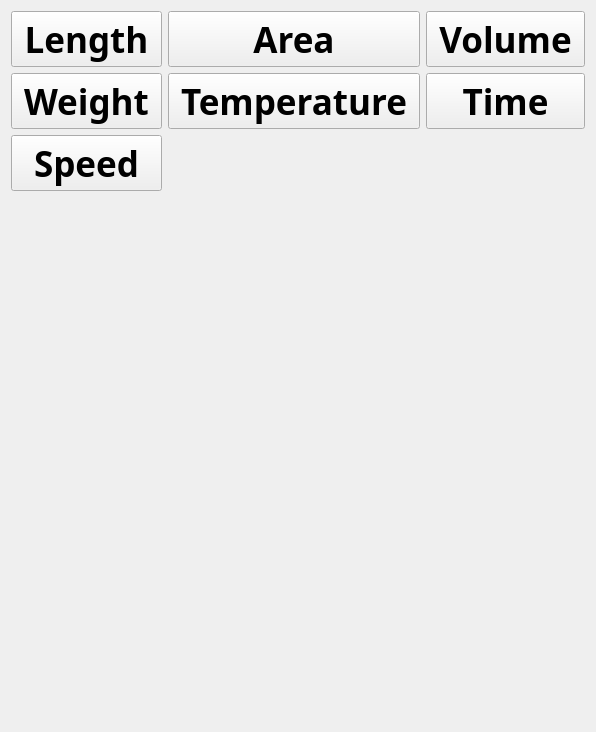
      <widget class="QWidget" name="basicPage">
       <layout class="QGridLayout" name="gridLayout">
        <item row="1" column="2">
         <widget class="QToolButton" name="timeToolButton">
          <property name="enabled">
           <bool>true</bool>
          </property>
          <property name="sizePolicy">
           <sizepolicy hsizetype="Preferred" vsizetype="Preferred">
            <horstretch>0</horstretch>
            <verstretch>0</verstretch>
           </sizepolicy>
          </property>
          <property name="font">
           <font>
            <family>Aleo</family>
            <pointsize>26</pointsize>
            <bold>true</bold>
           </font>
          </property>
          <property name="text">
           <string>Time</string>
          </property>
          <property name="iconSize">
           <size>
            <width>156</width>
            <height>156</height>
           </size>
          </property>
          <property name="popupMode">
           <enum>QToolButton::DelayedPopup</enum>
          </property>
          <property name="toolButtonStyle">
           <enum>Qt::ToolButtonTextUnderIcon</enum>
          </property>
          <property name="autoRaise">
           <bool>false</bool>
          </property>
          <property name="arrowType">
           <enum>Qt::NoArrow</enum>
          </property>
         </widget>
        </item>
        <item row="0" column="1">
         <widget class="QToolButton" name="areaToolButton">
          <property name="enabled">
           <bool>true</bool>
          </property>
          <property name="sizePolicy">
           <sizepolicy hsizetype="Preferred" vsizetype="Preferred">
            <horstretch>0</horstretch>
            <verstretch>0</verstretch>
           </sizepolicy>
          </property>
          <property name="font">
           <font>
            <family>Aleo</family>
            <pointsize>26</pointsize>
            <bold>true</bold>
           </font>
          </property>
          <property name="focusPolicy">
           <enum>Qt::StrongFocus</enum>
          </property>
          <property name="text">
           <string>Area</string>
          </property>
          <property name="iconSize">
           <size>
            <width>156</width>
            <height>156</height>
           </size>
          </property>
          <property name="popupMode">
           <enum>QToolButton::DelayedPopup</enum>
          </property>
          <property name="toolButtonStyle">
           <enum>Qt::ToolButtonTextUnderIcon</enum>
          </property>
          <property name="autoRaise">
           <bool>false</bool>
          </property>
          <property name="arrowType">
           <enum>Qt::NoArrow</enum>
          </property>
         </widget>
        </item>
        <item row="2" column="0">
         <widget class="QToolButton" name="speedToolButton">
          <property name="enabled">
           <bool>true</bool>
          </property>
          <property name="sizePolicy">
           <sizepolicy hsizetype="Preferred" vsizetype="Preferred">
            <horstretch>0</horstretch>
            <verstretch>0</verstretch>
           </sizepolicy>
          </property>
          <property name="font">
           <font>
            <family>Aleo</family>
            <pointsize>26</pointsize>
            <bold>true</bold>
           </font>
          </property>
          <property name="text">
           <string>Speed</string>
          </property>
          <property name="iconSize">
           <size>
            <width>156</width>
            <height>156</height>
           </size>
          </property>
          <property name="popupMode">
           <enum>QToolButton::DelayedPopup</enum>
          </property>
          <property name="toolButtonStyle">
           <enum>Qt::ToolButtonTextUnderIcon</enum>
          </property>
          <property name="autoRaise">
           <bool>false</bool>
          </property>
          <property name="arrowType">
           <enum>Qt::NoArrow</enum>
          </property>
         </widget>
        </item>
        <item row="1" column="0">
         <widget class="QToolButton" name="weightToolButton">
          <property name="enabled">
           <bool>true</bool>
          </property>
          <property name="sizePolicy">
           <sizepolicy hsizetype="Preferred" vsizetype="Preferred">
            <horstretch>0</horstretch>
            <verstretch>0</verstretch>
           </sizepolicy>
          </property>
          <property name="font">
           <font>
            <family>Aleo</family>
            <pointsize>26</pointsize>
            <bold>true</bold>
           </font>
          </property>
          <property name="text">
           <string>Weight</string>
          </property>
          <property name="iconSize">
           <size>
            <width>156</width>
            <height>156</height>
           </size>
          </property>
          <property name="popupMode">
           <enum>QToolButton::DelayedPopup</enum>
          </property>
          <property name="toolButtonStyle">
           <enum>Qt::ToolButtonTextUnderIcon</enum>
          </property>
          <property name="autoRaise">
           <bool>false</bool>
          </property>
          <property name="arrowType">
           <enum>Qt::NoArrow</enum>
          </property>
         </widget>
        </item>
        <item row="1" column="1">
         <widget class="QToolButton" name="temperatureToolButton">
          <property name="enabled">
           <bool>true</bool>
          </property>
          <property name="sizePolicy">
           <sizepolicy hsizetype="Preferred" vsizetype="Preferred">
            <horstretch>0</horstretch>
            <verstretch>0</verstretch>
           </sizepolicy>
          </property>
          <property name="font">
           <font>
            <family>Aleo</family>
            <pointsize>26</pointsize>
            <bold>true</bold>
           </font>
          </property>
          <property name="text">
           <string>Temperature</string>
          </property>
          <property name="iconSize">
           <size>
            <width>156</width>
            <height>156</height>
           </size>
          </property>
          <property name="popupMode">
           <enum>QToolButton::DelayedPopup</enum>
          </property>
          <property name="toolButtonStyle">
           <enum>Qt::ToolButtonTextUnderIcon</enum>
          </property>
          <property name="autoRaise">
           <bool>false</bool>
          </property>
          <property name="arrowType">
           <enum>Qt::NoArrow</enum>
          </property>
         </widget>
        </item>
        <item row="0" column="2">
         <widget class="QToolButton" name="volumeToolButton">
          <property name="enabled">
           <bool>true</bool>
          </property>
          <property name="sizePolicy">
           <sizepolicy hsizetype="Preferred" vsizetype="Preferred">
            <horstretch>0</horstretch>
            <verstretch>0</verstretch>
           </sizepolicy>
          </property>
          <property name="font">
           <font>
            <family>Aleo</family>
            <pointsize>26</pointsize>
            <bold>true</bold>
           </font>
          </property>
          <property name="text">
           <string>Volume</string>
          </property>
          <property name="iconSize">
           <size>
            <width>156</width>
            <height>156</height>
           </size>
          </property>
          <property name="popupMode">
           <enum>QToolButton::DelayedPopup</enum>
          </property>
          <property name="toolButtonStyle">
           <enum>Qt::ToolButtonTextUnderIcon</enum>
          </property>
          <property name="autoRaise">
           <bool>false</bool>
          </property>
          <property name="arrowType">
           <enum>Qt::NoArrow</enum>
          </property>
         </widget>
        </item>
        <item row="0" column="0">
         <widget class="QToolButton" name="lengthToolButton">
          <property name="enabled">
           <bool>true</bool>
          </property>
          <property name="sizePolicy">
           <sizepolicy hsizetype="Preferred" vsizetype="Preferred">
            <horstretch>0</horstretch>
            <verstretch>0</verstretch>
           </sizepolicy>
          </property>
          <property name="font">
           <font>
            <family>Aleo</family>
            <pointsize>26</pointsize>
            <bold>true</bold>
           </font>
          </property>
          <property name="text">
           <string>Length</string>
          </property>
          <property name="iconSize">
           <size>
            <width>156</width>
            <height>156</height>
           </size>
          </property>
          <property name="popupMode">
           <enum>QToolButton::DelayedPopup</enum>
          </property>
          <property name="toolButtonStyle">
           <enum>Qt::ToolButtonTextUnderIcon</enum>
          </property>
          <property name="autoRaise">
           <bool>false</bool>
          </property>
          <property name="arrowType">
           <enum>Qt::NoArrow</enum>
          </property>
         </widget>
        </item>
        <item row="3" column="0">
         <spacer name="verticalSpacer">
          <property name="orientation">
           <enum>Qt::Vertical</enum>
          </property>
          <property name="sizeHint" stdset="0">
           <size>
            <width>20</width>
            <height>530</height>
           </size>
          </property>
         </spacer>
        </item>
       </layout>
      </widget>
